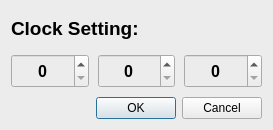
<?xml version="1.0" encoding="UTF-8"?>
<ui version="4.0">
 <class>ClockSetDialog</class>
 <widget class="QDialog" name="ClockSetDialog">
  <property name="geometry">
   <rect>
    <x>0</x>
    <y>0</y>
    <width>273</width>
    <height>130</height>
   </rect>
  </property>
  <property name="windowTitle">
   <string>Dialog</string>
  </property>
  <property name="styleSheet">
   <string notr="true">background-color: rgb(236, 236, 236);</string>
  </property>
  <layout class="QGridLayout" name="gridLayout_2">
   <item row="0" column="0">
    <widget class="QFrame" name="frame">
     <layout class="QGridLayout" name="gridLayout">
      <property name="leftMargin">
       <number>0</number>
      </property>
      <property name="topMargin">
       <number>0</number>
      </property>
      <property name="rightMargin">
       <number>0</number>
      </property>
      <property name="bottomMargin">
       <number>0</number>
      </property>
      <property name="horizontalSpacing">
       <number>6</number>
      </property>
      <property name="verticalSpacing">
       <number>9</number>
      </property>
      <item row="0" column="0">
       <widget class="QLabel" name="label">
        <property name="font">
         <font>
          <family>Arial</family>
          <pointsize>14</pointsize>
          <weight>75</weight>
          <bold>true</bold>
         </font>
        </property>
        <property name="text">
         <string>Clock Setting:</string>
        </property>
       </widget>
      </item>
      <item row="1" column="0">
       <layout class="QHBoxLayout" name="horizontalLayout">
        <property name="spacing">
         <number>9</number>
        </property>
        <item>
         <widget class="QSpinBox" name="spinBox_1">
          <property name="sizePolicy">
           <sizepolicy hsizetype="Preferred" vsizetype="Preferred">
            <horstretch>0</horstretch>
            <verstretch>0</verstretch>
           </sizepolicy>
          </property>
          <property name="font">
           <font>
            <family>Arial</family>
            <pointsize>12</pointsize>
            <weight>75</weight>
            <bold>true</bold>
           </font>
          </property>
          <property name="alignment">
           <set>Qt::AlignCenter</set>
          </property>
          <property name="maximum">
           <number>60</number>
          </property>
         </widget>
        </item>
        <item>
         <widget class="QSpinBox" name="spinBox_2">
          <property name="sizePolicy">
           <sizepolicy hsizetype="Preferred" vsizetype="Preferred">
            <horstretch>0</horstretch>
            <verstretch>0</verstretch>
           </sizepolicy>
          </property>
          <property name="font">
           <font>
            <family>Arial</family>
            <pointsize>12</pointsize>
            <weight>75</weight>
            <bold>true</bold>
           </font>
          </property>
          <property name="alignment">
           <set>Qt::AlignCenter</set>
          </property>
          <property name="maximum">
           <number>60</number>
          </property>
         </widget>
        </item>
        <item>
         <widget class="QSpinBox" name="spinBox_3">
          <property name="sizePolicy">
           <sizepolicy hsizetype="Preferred" vsizetype="Preferred">
            <horstretch>0</horstretch>
            <verstretch>0</verstretch>
           </sizepolicy>
          </property>
          <property name="font">
           <font>
            <family>Arial</family>
            <pointsize>12</pointsize>
            <weight>75</weight>
            <bold>true</bold>
           </font>
          </property>
          <property name="alignment">
           <set>Qt::AlignCenter</set>
          </property>
          <property name="maximum">
           <number>60</number>
          </property>
         </widget>
        </item>
       </layout>
      </item>
      <item row="2" column="0">
       <widget class="QDialogButtonBox" name="buttonBox">
        <property name="standardButtons">
         <set>QDialogButtonBox::Cancel|QDialogButtonBox::Ok</set>
        </property>
       </widget>
      </item>
     </layout>
    </widget>
   </item>
  </layout>
 </widget>
 <resources/>
 <connections>
  <connection>
   <sender>buttonBox</sender>
   <signal>accepted()</signal>
   <receiver>ClockSetDialog</receiver>
   <slot>accept()</slot>
   <hints>
    <hint type="sourcelabel">
     <x>136</x>
     <y>94</y>
    </hint>
    <hint type="destinationlabel">
     <x>136</x>
     <y>52</y>
    </hint>
   </hints>
  </connection>
  <connection>
   <sender>buttonBox</sender>
   <signal>rejected()</signal>
   <receiver>ClockSetDialog</receiver>
   <slot>reject()</slot>
   <hints>
    <hint type="sourcelabel">
     <x>136</x>
     <y>94</y>
    </hint>
    <hint type="destinationlabel">
     <x>136</x>
     <y>52</y>
    </hint>
   </hints>
  </connection>
 </connections>
</ui>
